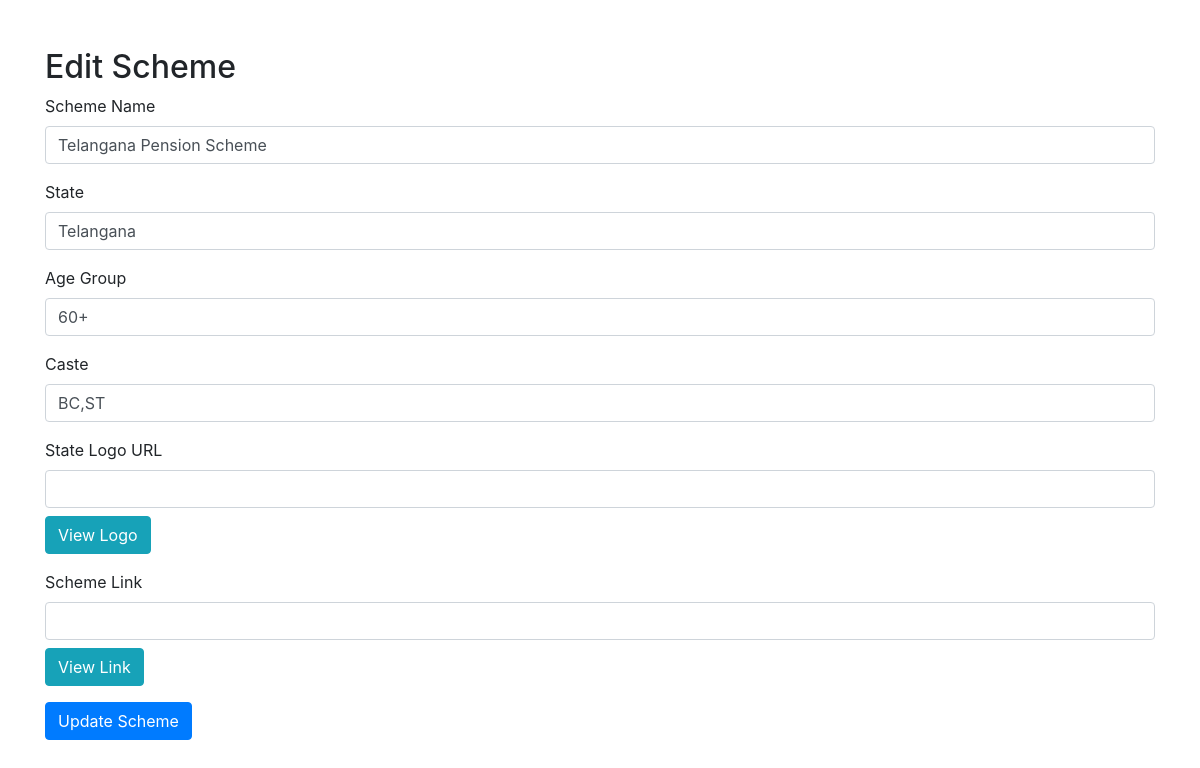
The app's page /edit_scheme.php?id=7 (signed in), older data.
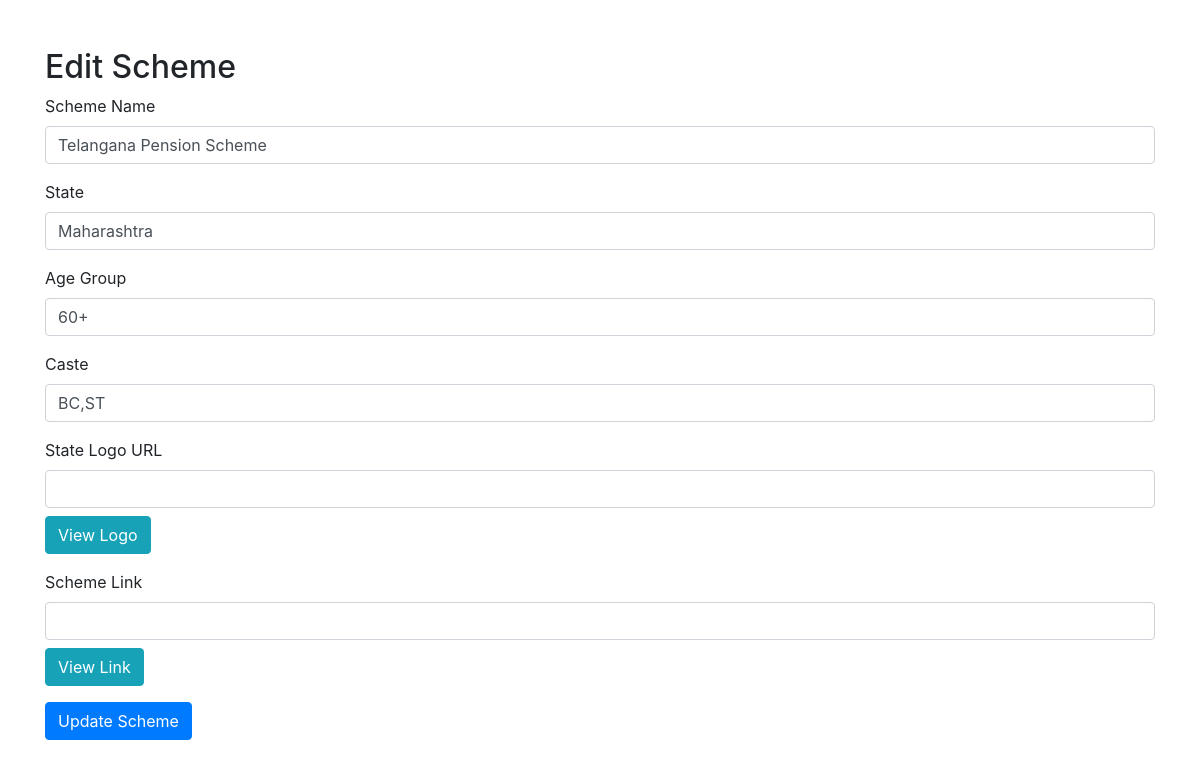
The same page, newer data.
### tables this page shows
CREATE TABLE `schemes` (
  `id` int(11) NOT NULL,
  `scheme_name` varchar(255) NOT NULL,
  `state` varchar(100) NOT NULL,
  `age_group` varchar(50) DEFAULT NULL,
  `caste` varchar(50) DEFAULT NULL
);

### edit_scheme.php (the view, shortened to what this page needs)
<?php
include('db_connection.php');
if (isset($_GET['id'])) {
    $scheme_id = $_GET['id'];
    $sql = "SELECT * FROM schemes WHERE id = ?";
    $stmt = $conn->prepare($sql);
    $stmt->bind_param("i", $scheme_id);
    $stmt->execute();
    $result = $stmt->get_result();
    if ($result->num_rows > 0) {
        $scheme = $result->fetch_assoc();
    } else {
        echo "Scheme not found!";
        exit;
    }
}
?>
<!DOCTYPE html>
<html lang="en">
<head>
    <link href="https://stackpath.bootstrapcdn.com/bootstrap/4.5.2/css/bootstrap.min.css" rel="stylesheet">
</head>
<body>
    <div class="container mt-5">
        <h2>Edit Scheme</h2>
        <form method="POST">
            <div class="form-group">
                <label for="scheme_name">Scheme Name</label>
                <input type="text" class="form-control" id="scheme_name" name="scheme_name" value="<?php echo htmlspecialchars($scheme['scheme_name']); ?>" required>
            </div>
            <div class="form-group">
                <label for="state">State</label>
                <input type="text" class="form-control" id="state" name="state" value="<?php echo htmlspecialchars($scheme['state']); ?>" required>
            </div>
            <div class="form-group">
                <label for="age_group">Age Group</label>
                <input type="text" class="form-control" id="age_group" name="age_group" value="<?php echo htmlspecialchars($scheme['age_group']); ?>" required>
            </div>
            <div class="form-group">
                <label for="caste">Caste</label>
                <input type="text" class="form-control" id="caste" name="caste" value="<?php echo htmlspecialchars($scheme['caste']); ?>" required>
            </div>
            <div class="form-group">
                <label for="state_logo">State Logo URL</label>
                <input type="text" class="form-control" id="state_logo" name="state_logo" value="<?php echo htmlspecialchars($scheme['state_logo']); ?>" required>
                <button type="button" class="btn btn-info mt-2" onclick="window.open('<?php echo htmlspecialchars($scheme['state_logo']); ?>', '_blank')">View Logo</button>
            </div>
            <div class="form-group">
                <label for="scheme_link">Scheme Link</label>
                <input type="text" class="form-control" id="scheme_link" name="scheme_link" value="<?php echo htmlspecialchars($scheme['scheme_link']); ?>" required>
                <button type="button" class="btn btn-info mt-2" onclick="window.open('<?php echo htmlspecialchars($scheme['scheme_link']); ?>', '_blank')">View Link</button>
            </div>
            <button type="submit" name="submit" class="btn btn-primary">Update Scheme</button>
        </form>
    </div>
</body>
</html>

Row changes from the older to the newer data that the page shows:
changed schemes "Telangana Pension Scheme": state "Telangana" → "Maharashtra"
